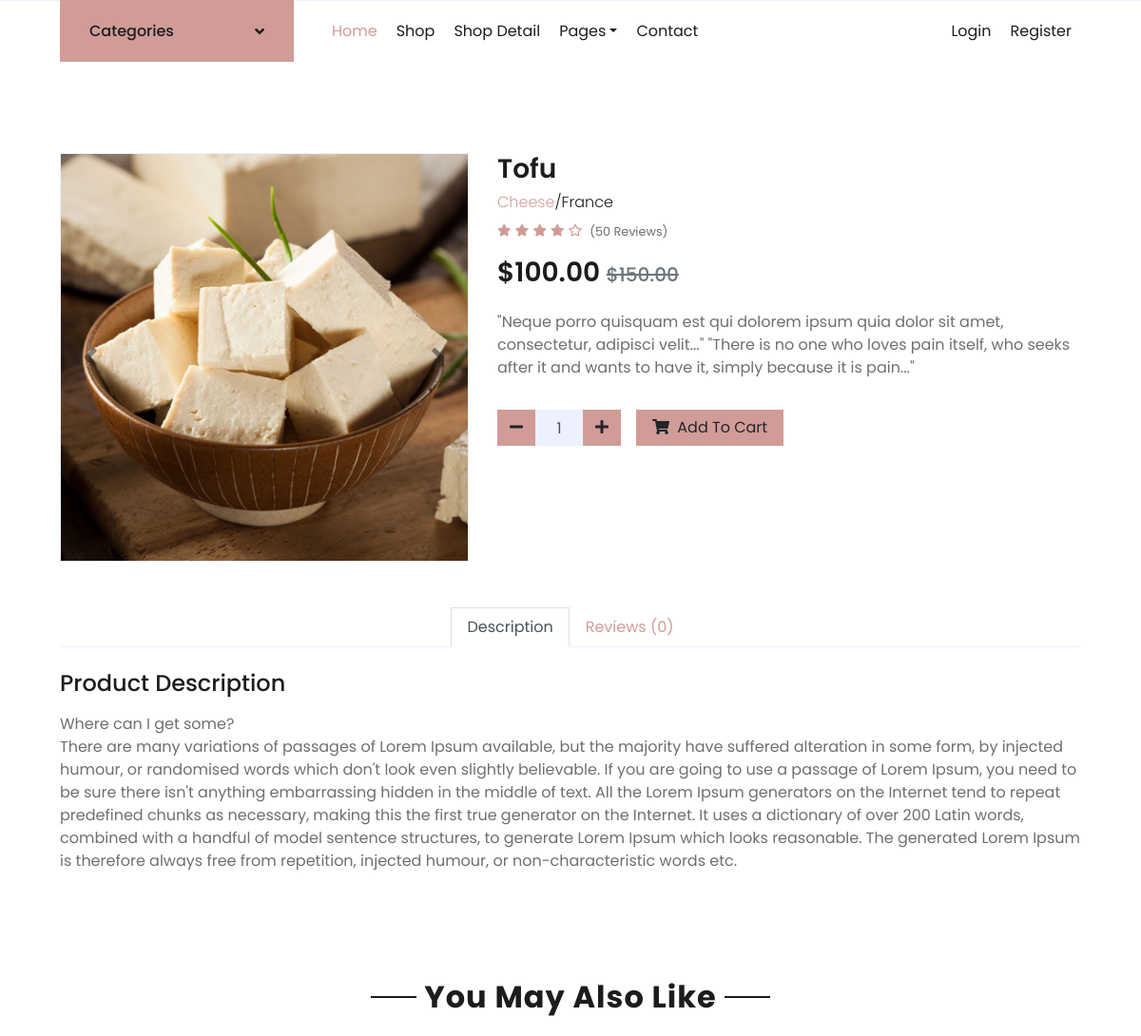
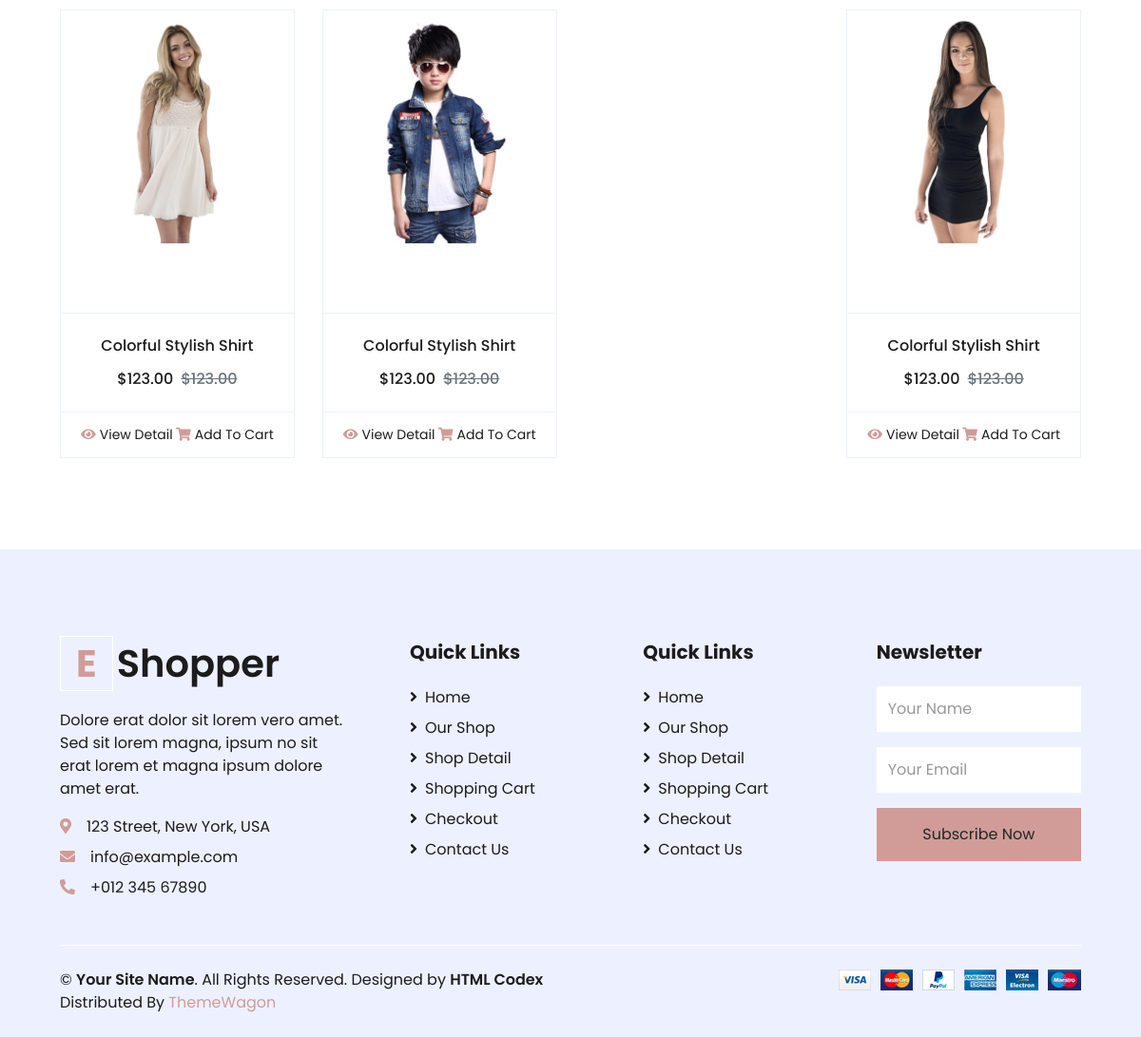
Page /product/1 on the committed database (2 pictures, top to bottom).
### shop/models.py (models this page shows, shortened)
class Product(models.Model):
    product_name = models.CharField(max_length=30)
    unit_price = models.DecimalField(max_digits=10, decimal_places=2)
    old_price = models.DecimalField(max_digits=10, decimal_places=2, default=0)
    country = models.ForeignKey(Country, on_delete=models.DO_NOTHING)
    product_category = models.ForeignKey(ProductCategory, on_delete=models.DO_NOTHING)
    details = models.TextField(max_length=500, blank=True)
    description = models.TextField(max_length=2000, blank=True)
    rating = models.IntegerField(default=0)
    photo = models.ImageField(upload_to='products/', blank=True)
    class Meta:
        verbose_name = "Product"
        verbose_name_plural = "Products"

class ProductCategory(models.Model):
    category_name = models.CharField(max_length=30, blank=False, unique=True)
    slug = models.SlugField(null=True)
    class Meta:
        verbose_name = "Product category"
        verbose_name_plural = "Product categories"
    def __str__(self) -> str:
        return self.category_name

class Country(models.Model):
    country_name = models.CharField(max_length=30, blank=False, unique=True)
    class Meta:
        verbose_name = "Country"
        verbose_name_plural = "Countries"
    def __str__(self) -> str:
        return self.country_name

### shop/views.py (the view)
# urls.py: path('product/<int:pk>', views.product_detail_page, name='detail_page')
def product_detail_page(request, pk):
    categories = ProductCategory.objects.all()
    product = get_object_or_404(Product, pk=pk)
    return render(request, 'shop/detail.html', {'product':product,
                                            'categories':categories})

### shop/templates/shop/detail.html (shortened to what this page needs)
{% extends 'base.html' %}
{% load static %}
{% block content %}
    <div class="container-fluid py-5">
        <div class="row px-xl-5">
            <div class="col-lg-5 pb-5">
                <div id="product-carousel" class="carousel slide" data-ride="carousel">
                    <div class="carousel-inner border">
                        <div class="carousel-item active">
                            <img class="w-100 h-100" src="{{product.photo.url}}" alt="Image">
                        </div>
                    </div>
                    <a class="carousel-control-prev" href="#product-carousel" data-slide="prev">
                        <i class="fa fa-2x fa-angle-left text-dark"></i>
                    </a>
                    <a class="carousel-control-next" href="#product-carousel" data-slide="next">
                        <i class="fa fa-2x fa-angle-right text-dark"></i>
                    </a>
                </div>
            </div>
            <div class="col-lg-7 pb-5">
                <h3 class="font-weight-semi-bold">{{product.product_name}}</h3>
                <h6 class="font-weight-light"><a href="">{{product.product_category}}</a>/{{product.country}}</h6>
                <div class="d-flex mb-3">
                    <div class="text-primary mr-2">
                    {% with ''|center:5 as range %}
                    {% for _ in range %}
                        {% if forloop.counter <= product.rating %}
                        <small class="fas fa-star"></small>
                        {% else %}
                        <small class="far fa-star"></small>
                        {% endif %}
                    {% endfor %}
                    {% endwith %}
                    </div>
                    <small class="pt-1">(50 Reviews)</small>
                </div>
                <h3 class="font-weight-semi-bold mb-4">${{product.unit_price}} {% if product.old_price > 0 %}<del class="text-muted h5">${{product.old_price}}</del>{% endif %}</h3>
                <p class="mb-4">{{product.details}}</p>
                <div class="d-flex align-items-center mb-4 pt-2">
                    <div class="input-group quantity mr-3" style="width: 130px;">
                        <div class="input-group-btn">
                            <button class="btn btn-primary btn-minus" >
                            <i class="fa fa-minus"></i>
                            </button>
                        </div>
                        <input type="text" class="form-control bg-secondary text-center" value="1">
                        <div class="input-group-btn">
                            <button class="btn btn-primary btn-plus">
                                <i class="fa fa-plus"></i>
                            </button>
                        </div>
                    </div>
                    <button class="btn btn-primary px-3"><i class="fa fa-shopping-cart mr-1"></i> Add To Cart</button>
                </div>
            </div>
        </div>
        <div class="row px-xl-5">
            <div class="col">
                <div class="nav nav-tabs justify-content-center border-secondary mb-4">
                    <a class="nav-item nav-link active" data-toggle="tab" href="#tab-pane-1">Description</a>
                    <a class="nav-item nav-link" data-toggle="tab" href="#tab-pane-2">Reviews (0)</a>
                </div>
                <div class="tab-content">
                    <div class="tab-pane fade show active" id="tab-pane-1">
                        <h4 class="mb-3">Product Description</h4>
                        <p>{{product.description|safe}}</p>
                    </div>
                </div>
            </div>
        </div>
    </div>
    <div class="container-fluid py-5">
        <div class="text-center mb-4">
            <h2 class="section-title px-5"><span class="px-2">You May Also Like</span></h2>
        </div>
        <div class="row px-xl-5">
            <div class="col">
                <div class="owl-carousel related-carousel">
                    <div class="card product-item border-0">
                        <div class="card-header product-img position-relative overflow-hidden bg-transparent border p-0">
                            <img class="img-fluid w-100" src="{% static 'img/product-1.jpg' %}" alt="">
                        </div>
                        <div class="card-body border-left border-right text-center p-0 pt-4 pb-3">
                            <h6 class="text-truncate mb-3">Colorful Stylish Shirt</h6>
                            <div class="d-flex justify-content-center">
                                <h6>$123.00</h6><h6 class="text-muted ml-2"><del>$123.00</del></h6>
                            </div>
                        </div>
                        <div class="card-footer d-flex justify-content-between bg-light border">
                            <a href="" class="btn btn-sm text-dark p-0"><i class="fas fa-eye text-primary mr-1"></i>View Detail</a>
                            <a href="" class="btn btn-sm text-dark p-0"><i class="fas fa-shopping-cart text-primary mr-1"></i>Add To Cart</a>
                        </div>
                    </div>
                    <div class="card product-item border-0">
                        <div class="card-header product-img position-relative overflow-hidden bg-transparent border p-0">
                            <img class="img-fluid w-100" src="{% static 'img/product-2.jpg' %}" alt="">
                        </div>
                        <div class="card-body border-left border-right text-center p-0 pt-4 pb-3">
                            <h6 class="text-truncate mb-3">Colorful Stylish Shirt</h6>
                            <div class="d-flex justify-content-center">
                                <h6>$123.00</h6><h6 class="text-muted ml-2"><del>$123.00</del></h6>
                            </div>
                        </div>
                        <div class="card-footer d-flex justify-content-between bg-light border">
                            <a href="" class="btn btn-sm text-dark p-0"><i class="fas fa-eye text-primary mr-1"></i>View Detail</a>
                            <a href="" class="btn btn-sm text-dark p-0"><i class="fas fa-shopping-cart text-primary mr-1"></i>Add To Cart</a>
                        </div>
                    </div>
                    <div class="card product-item border-0">
                        <div class="card-header product-img position-relative overflow-hidden bg-transparent border p-0">
                            <img class="img-fluid w-100" src="{% static 'img/product-3.jpg' %}" alt="">
                        </div>
                        <div class="card-body border-left border-right text-center p-0 pt-4 pb-3">
                            <h6 class="text-truncate mb-3">Colorful Stylish Shirt</h6>
                            <div class="d-flex justify-content-center">
                                <h6>$123.00</h6><h6 class="text-muted ml-2"><del>$123.00</del></h6>
                            </div>
                        </div>
                        <div class="card-footer d-flex justify-content-between bg-light border">
                            <a href="" class="btn btn-sm text-dark p-0"><i class="fas fa-eye text-primary mr-1"></i>View Detail</a>
                            <a href="" class="btn btn-sm text-dark p-0"><i class="fas fa-shopping-cart text-primary mr-1"></i>Add To Cart</a>
                        </div>
                    </div>
                    <div class="card product-item border-0">
                        <div class="card-header product-img position-relative overflow-hidden bg-transparent border p-0">
                            <img class="img-fluid w-100" src="{% static 'img/product-4.jpg' %}" alt="">
                        </div>
                        <div class="card-body border-left border-right text-center p-0 pt-4 pb-3">
                            <h6 class="text-truncate mb-3">Colorful Stylish Shirt</h6>
                            <div class="d-flex justify-content-center">
                                <h6>$123.00</h6><h6 class="text-muted ml-2"><del>$123.00</del></h6>
                            </div>
                        </div>
                        <div class="card-footer d-flex justify-content-between bg-light border">
                            <a href="" class="btn btn-sm text-dark p-0"><i class="fas fa-eye text-primary mr-1"></i>View Detail</a>
                            <a href="" class="btn btn-sm text-dark p-0"><i class="fas fa-shopping-cart text-primary mr-1"></i>Add To Cart</a>
                        </div>
                    </div>
                </div>
            </div>
        </div>
    </div>
{% endblock %}

### rows in the picture
Product: photo (picture), product_name "Tofu", product_category "Cheese", country "France", rating 4 (drawn), unit_price "100.00", old_price "150.00", details "\"Neque porro quisquam est qui dolorem ipsum quia dolor sit amet, consectetur, adipisci velit...\" \"There is no one who loves pain itself, who seeks after it and wants to have it, simply because it is pain...\"", description "Where can I get some? There are many variations of passages of Lorem Ipsum available, but the majority have suffered alteration in some form, by injected humour, or randomised words which don't look even slightly believable. If you are going to use a passage of Lorem Ipsum, you need to be sure there isn't anything embarrassing hidden in the middle of text. All the Lorem Ipsum generators on the Internet tend to repeat predefined chunks as necessary, making this the first true generator on the Internet. It uses a dictionary of over 200 Latin words, combined with a handful of model sentence structures, to generate Lorem Ipsum which looks reasonable. The generated Lorem Ipsum is therefore…"
